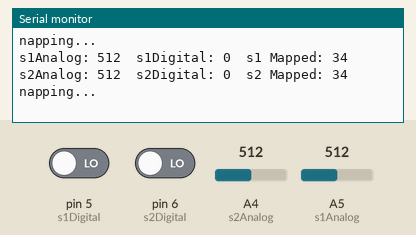
Simulated run of this sketch. Board: Arduino Uno, built with avr-gcc and run on an emulated ATmega328P. On the bench: the last lines printed to the serial monitor. The test bench sets the inputs (shaded band); at power-on: A4 (s2Analog) = 512, A5 (s1Analog) = 512, pin 5 (s1Digital) LOW, pin 6 (s2Digital) LOW.

Above: at 8.0 s.
8.1 s: A4 (s2Analog) set to 306
At 13.95 s:
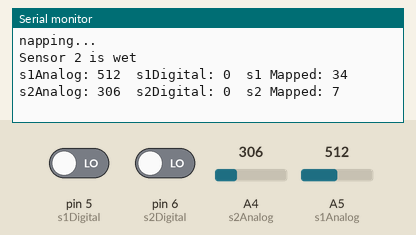
21.3 s: A5 (s1Analog) set to 716
At 27.9 s:
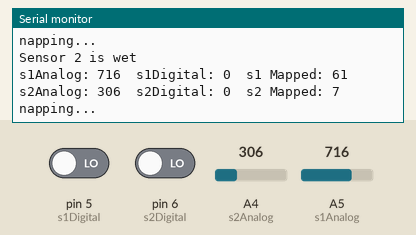
28.9 s: pin 5 (s1Digital) driven HIGH
At 33.9 s:
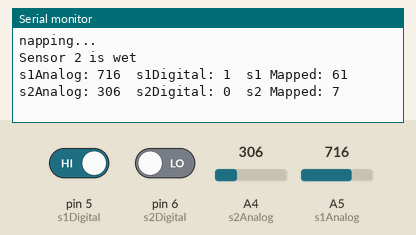
36.5 s: pin 6 (s2Digital) driven HIGH
At 40.55 s:
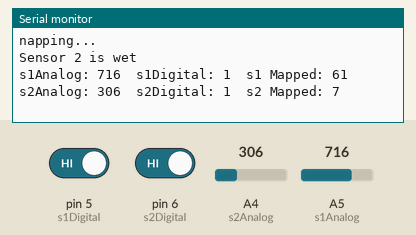
44.1 s: A4 (s2Analog) set to 122
At 48.5 s:
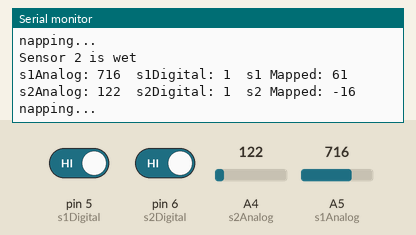
51.7 s: A5 (s1Analog) set to 900
At 55.4 s:
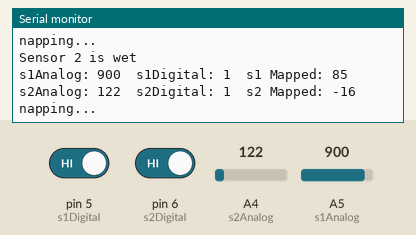
Timing chart, 0 to 56.9 s (numbered marks = the images above; inputs shaded):
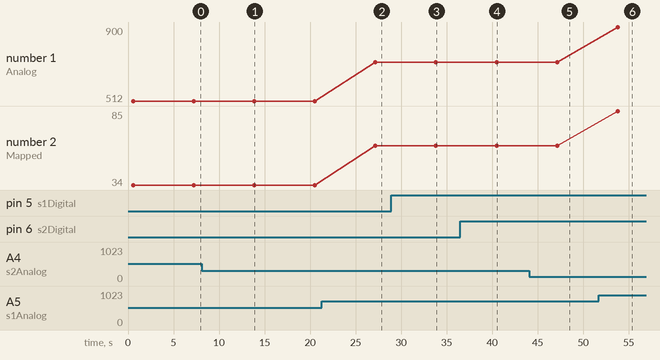

Measured:
- after the input at 8.1 s, the serial monitor: prints a new line after 5.8 s (image 1)
- after the input at 21.3 s, the serial monitor: prints a new line after 5.9 s (image 2)
- after the input at 28.9 s, the serial monitor: prints a new line after 4.9 s (image 3)
- after the input at 36.5 s, the serial monitor: prints a new line after 4.0 s (image 4)
- after the input at 44.1 s, the serial monitor: prints a new line after 3.0 s (image 5)
- after the input at 51.7 s, the serial monitor: prints a new line after 2.1 s (image 6)
- plotted number 1: 512 → 716 after the input at 21.3 s, 716 → 900 after the input at 51.7 s
- plotted number 2: 34 → 61 after the input at 21.3 s, 61 → 85 after the input at 51.7 s

The sketch:

SoilSensor.ino
```cpp
#define s1Analog A5
#define s1Digital 5
#define s1PowerPin 7

#define s2Analog A4
#define s2Digital 6
#define s2PowerPin 8

/*
testing with a cup of water and a dry sensor at 5V:
  - water is around 200
  - dry is around 900
testing with a cup of water and a dry sensor at 3V:
  - water is around 260
  - dry is around 1006
spec sheet says:
  - sensor in dry soil: 0
  - sensor in humid soil: 300
  - sensor in water: 700
*/

int sensorFloor = 250;
int sensorCeiling = 1010;

// establish base vars
int s1AnalogValue = 0;
int s2AnalogValue = 0;
int s1DigitalValue = 0;
int s2DigitalValue = 0;

void setup() {
  Serial.begin(9600);

  // sensors are powered by digital pins to
  // this allows us to powerdown the sensor when not in use
  pinMode(s1PowerPin, OUTPUT);
  pinMode(s2PowerPin, OUTPUT);


}

void loop() {
  // bring senors online
  digitalWrite(s1PowerPin, HIGH);
  digitalWrite(s2PowerPin, HIGH);
  delay(600);

  s1AnalogValue = analogRead(s1Analog);
  s2AnalogValue = analogRead(s2Analog);

  s1DigitalValue = digitalRead(s1Digital);
  s2DigitalValue = digitalRead(s2Digital);

  // 0 is wet, 100 is dry

  int s1 = map(s1AnalogValue, sensorFloor, sensorCeiling, 0, 100);
  int s2 = map(s2AnalogValue, sensorFloor, sensorCeiling, 0, 100);

  if (s1 < 25 ) {
    Serial.println("Sensor 1 is wet");
  }

  if (s2 < 25 ) {
    Serial.println("Sensor 2 is wet");
  }

  Serial.print("s1Analog: ");
  Serial.print(s1AnalogValue);
  Serial.print("\t");

  Serial.print("s1Digital: ");
  Serial.print(s1DigitalValue);
  Serial.print("\t");

  Serial.print("s1 Mapped: ");
  Serial.print(s1);
  Serial.print("\t");

  Serial.print("s2Analog: ");
  Serial.print(s2AnalogValue);
  Serial.print("\t");

  Serial.print("s2Digital: ");
  Serial.print(s2DigitalValue);
  Serial.print("\t");

  Serial.print("s2 Mapped: ");
  Serial.print(s2);
  Serial.println("\t");

  Serial.println("napping...");

  digitalWrite(s1PowerPin, LOW);
  digitalWrite(s2PowerPin, LOW);
  delay(6000);


}
```
